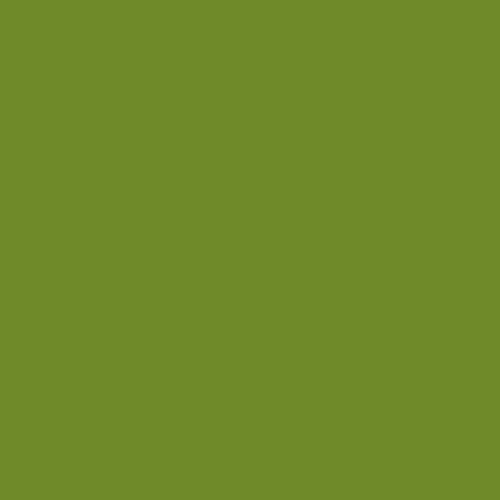
#> input picture 1/1.2matplotlib/1.2.1/asd.jpg, 1000 x 1000 px (shown at 1/2 size)
$ python 1.2.1.py
#> lines starting #> are read from the running program, lines starting #| are printed output that depends on the picture
from PIL import Image
from pylab import *

im = array(Image.open('asd.jpg'))
#> im is the input picture: shape (1000, 1000, 3); mean R, G, B 111, 138, 41

imshow(im)#绘制图像


x = [100,100,400,400]
y = [200,500,200,500]

plot(x,y,'r*')

plot(x[:2],y[:2],':')

title('Plotting:"asd.jpg"')
show()#此为代码块
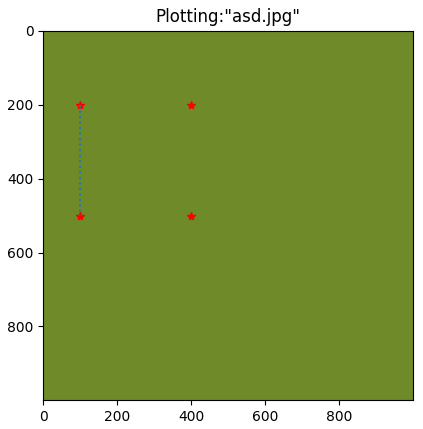
#> figure drawn by matplotlib, 1 panel
